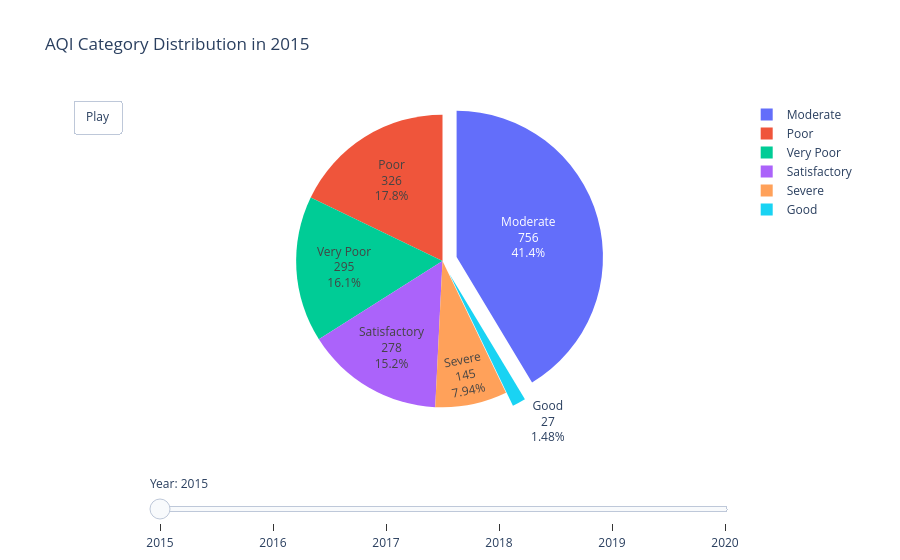

Notebook source saved alongside this figure:
### Markdown cell above
## Yearly AQI Category Distribution
This animated pie chart shows how AQI categories change from year to year. Each slice represents the share of air-quality readings that fall into categories like *Good, Moderate, Poor, Very Poor*, etc.

### Code cell
df_bucket = df.dropna(subset=["AQI_Bucket"]).copy()
df_bucket["Year"] = df_bucket["Date"].dt.year

year_bucket_counts = (
    df_bucket.groupby(["Year", "AQI_Bucket"])
    .size()
    .reset_index(name="Count")
)

years = sorted(year_bucket_counts["Year"].unique())
categories = sorted(year_bucket_counts["AQI_Bucket"].unique())

# --- Helper: values for a given year ---
def values_for_year(y):
    return [
        year_bucket_counts[
            (year_bucket_counts["Year"] == y) &
            (year_bucket_counts["AQI_Bucket"] == cat)
        ]["Count"].sum()
        for cat in categories
    ]

# Initial figure (first year)
fig = go.Figure(
    data=[
        go.Pie(
            labels=categories,
            values=values_for_year(years[0]),
            textinfo="label+percent+value"
        )
    ],
    layout=go.Layout(
        title=f"AQI Category Distribution in {years[0]}",
        updatemenus=[dict(
            type="buttons",
            showactive=False,
            buttons=[dict(
                label="Play",
                method="animate",
                args=[
                    None,
                    {
                        "frame": {"duration": 800, "redraw": True},
                        "fromcurrent": True,
                        "mode": "immediate"
                    }
                ]
            )]
        )]
    ),
    frames=[
        go.Frame(
            data=[go.Pie(labels=categories, values=values_for_year(y))],
            name=str(y),
            layout=go.Layout(
                title_text=f"AQI Category Distribution in {y}"
            )
        )
        for y in years
    ]
)

# Add slider to show year & allow manual control
sliders = [dict(
    active=0,
    currentvalue={"prefix": "Year: "},
    pad={"t": 50},
    steps=[
        dict(
            label=str(y),
            method="animate",
            args=[
                [str(y)],
                {
                    "frame": {"duration": 800, "redraw": True},
                    "mode": "immediate"
                }
            ]
        )
        for y in years
    ]
)]

fig.update_layout(sliders=sliders)
fig.update_traces(pull=[0.1, 0.1])

fig.show()

### Figure 1 — Plotly figure (JSON) as saved in the notebook; plotly's stock layout.template omitted (floating-point values rounded to 4 significant figures)
{"data": [{"labels": ["Good", "Moderate", "Poor", "Satisfactory", "Severe", "Very Poor"], "pull": [0.1, 0.1], "textinfo": "label+percent+value", "type": "pie", "values": [27, 756, 326, 278, 145, 295]}], "layout": {"sliders": [{"active": 0, "currentvalue": {"prefix": "Year: "}, "pad": {"t": 50}, "steps": [{"args": [["2015"], {"frame": {"duration": 800, "redraw": true}, "mode": "immediate"}], "label": "2015", "method": "animate"}, {"args": [["2016"], {"frame": {"duration": 800, "redraw": true}, "mode": "immediate"}], "label": "2016", "method": "animate"}, {"args": [["2017"], {"frame": {"duration": 800, "redraw": true}, "mode": "immediate"}], "label": "2017", "method": "animate"}, {"args": [["2018"], {"frame": {"duration": 800, "redraw": true}, "mode": "immediate"}], "label": "2018", "method": "animate"}, {"args": [["2019"], {"frame": {"duration": 800, "redraw": true}, "mode": "immediate"}], "label": "2019", "method": "animate"}, {"args": [["2020"], {"frame": {"duration": 800, "redraw": true}, "mode": "immediate"}], "label": "2020", "method": "animate"}]}], "title": {"text": "AQI Category Distribution in 2015"}, "updatemenus": [{"buttons": [{"args": [null, {"frame": {"duration": 800, "redraw": true}, "fromcurrent": true, "mode": "immediate"}], "label": "Play", "method": "animate"}], "showactive": false, "type": "buttons"}]}}
